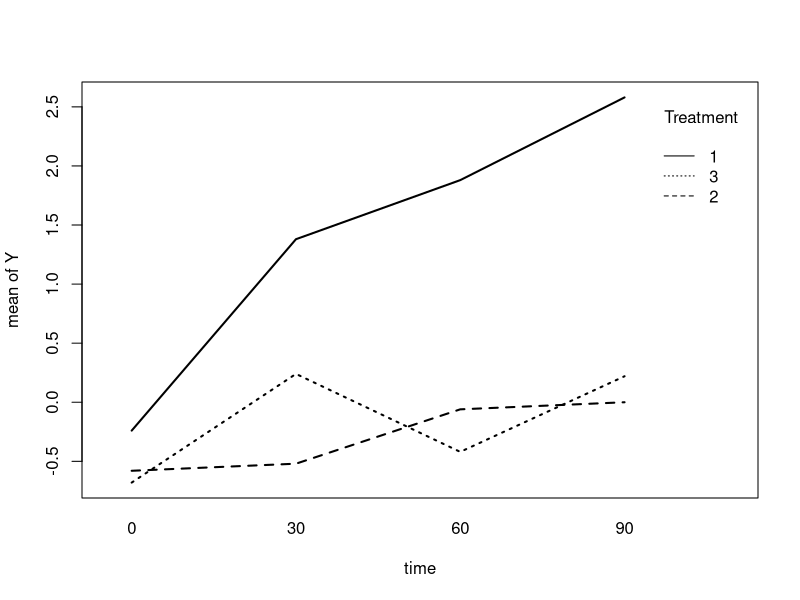

This figure's R source:
## ---- chunk 1
knitr::opts_chunk$set(echo = TRUE)
## ---- chunk 2
phlebitisdata <- read.table("./Data/phlebitis.csv", header=T, sep=",")
attach(phlebitisdata)

aov.p <- aov(Y~(factor(Treatment)*factor(Time))+Error(factor(Animal)), phlebitisdata)
summary(aov.p)

library(nlme) #activates the nlme library
interaction.plot (Time, factor(Treatment), Y, lty=c(1:3), lwd=2,ylab="mean of Y", xlab="time", trace.label="Treatment")
nestinginfo <- groupedData(Y ~ Treatment | Animal, data= phlebitisdata)
fit.compsym <- gls(Y ~ factor(Treatment)*factor(Time), data=nestinginfo, corr=corCompSymm(, form= ~ 1 | Animal))
fit.nostruct <- gls(Y ~ factor(Treatment)*factor(Time), data=nestinginfo, corr=corSymm(, form= ~ 1 | Animal), weights = varIdent(form = ~ 1 | Time))
fit.ar1 <- gls(Y ~ factor(Treatment)*factor(Time), data=nestinginfo, corr=corAR1(, form= ~ 1 | Animal))
fit.ar1het <- gls(Y ~ factor(Treatment)*factor(Time), data=nestinginfo, corr=corAR1(, form= ~ 1 | Animal), weights=varIdent(form = ~ 1 | Time))
anova(fit.compsym, fit.nostruct, fit.ar1, fit.ar1het) #compares the models
fit.ar1polytime <- gls(Y ~ factor(Treatment)*poly(Time, degree = 3), data=nestinginfo, corr=corAR1(, form= ~ 1 | Animal))
 
summary(fit.ar1polytime)
 
anova(fit.compsym)
anova(fit.ar1)
anova(fit.ar1polytime)
anova(fit.ar1polytime, fit.ar1)
 
detach(phlebitisdata)

